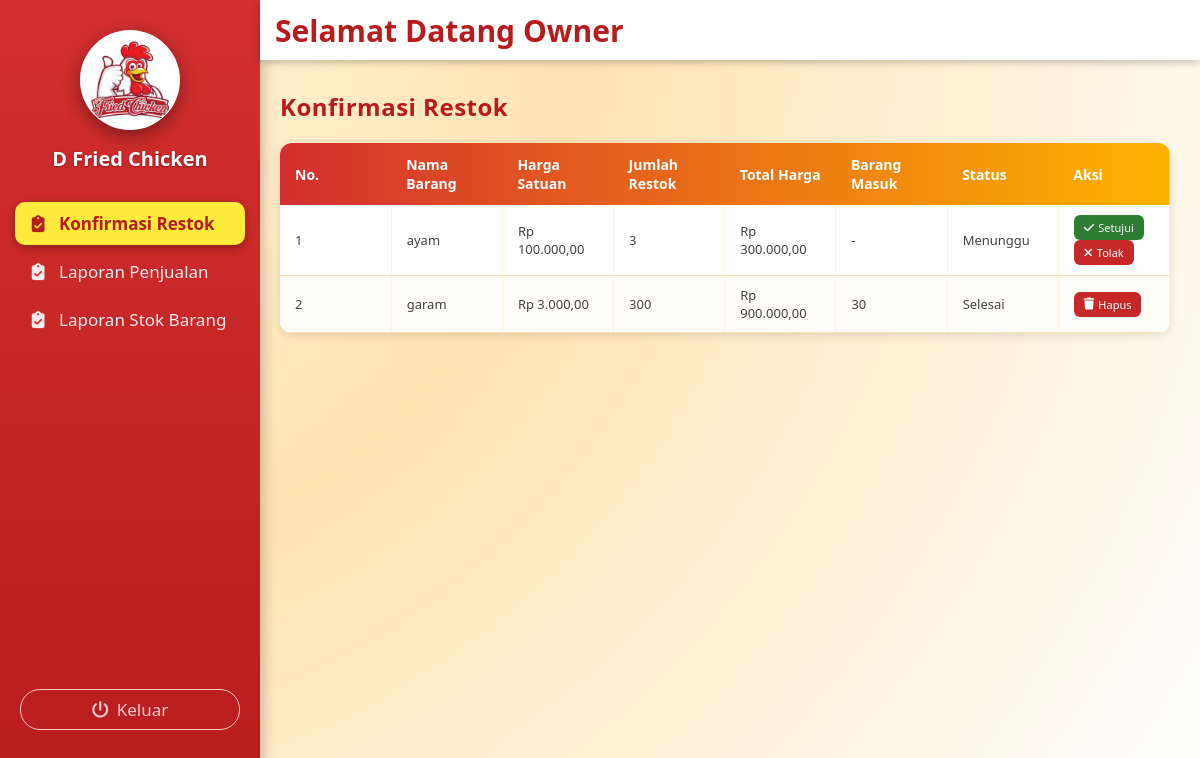
The page /owner/konfirmasi_restok/konfirmasi_restok.php (signed in) on the database as committed earlier.
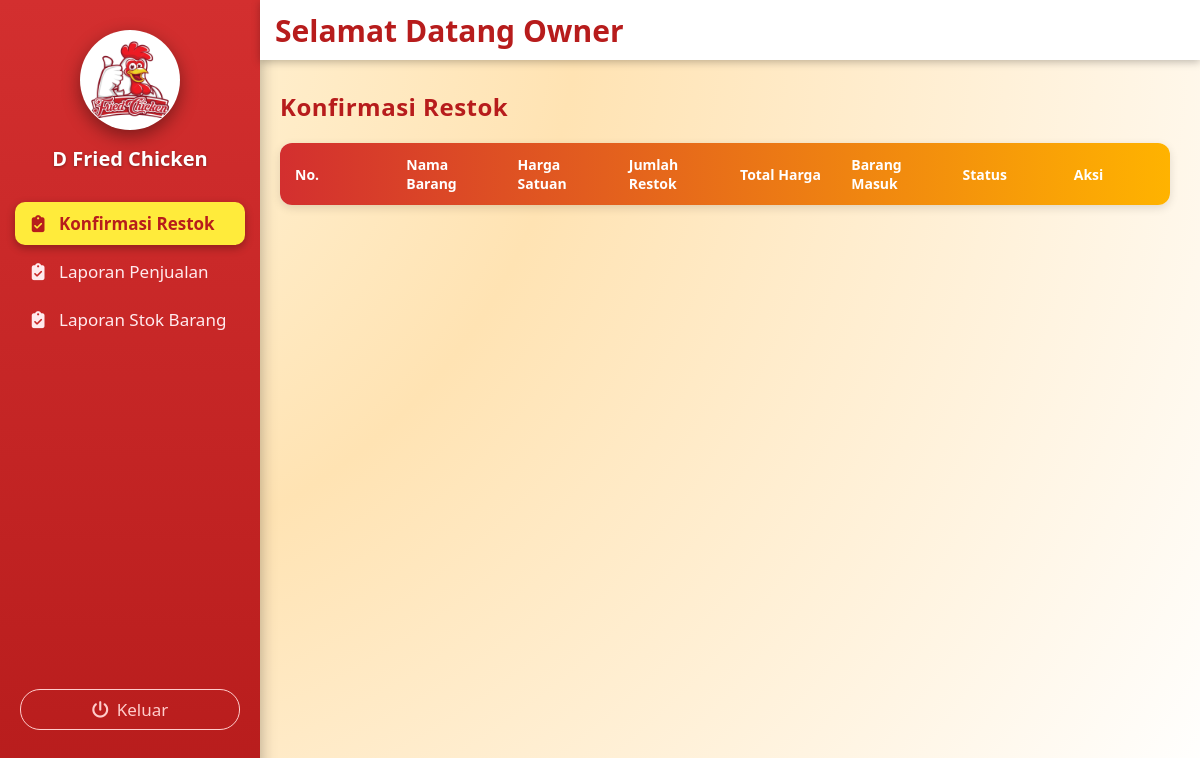
The same page on the database as committed later.
### tables this page shows
CREATE TABLE `restok_barang` (
  `Id_restok_barang` int NOT NULL,
  `Id_stok_gudang` int NOT NULL,
  `Nama_barang` varchar(15) DEFAULT NULL,
  `Harga` decimal(10,2) DEFAULT NULL,
  `Jumlah_restok` int DEFAULT NULL,
  `Total_harga` decimal(10,2) DEFAULT NULL,
  `Status` varchar(50) DEFAULT NULL
);

### owner/konfirmasi_restok/konfirmasi_restok.php (the view, shortened to what this page needs)
<?php
include '../../koneksi/sidebarowner.php';
include '../../koneksi/koneksi.php';
?>
<link rel="stylesheet" href="https://cdn.datatables.net/1.13.6/css/jquery.dataTables.min.css">
<link rel="stylesheet" href="https://cdnjs.cloudflare.com/ajax/libs/font-awesome/6.5.0/css/all.min.css">
<div class="konten-utama">
  <h2>Konfirmasi Restok </h2>
 <table id="tabel-ajukan-gudang" class="tabel-ajukan">
  <thead>
    <tr>
      <th>No.</th>
      <th>Nama Barang</th>
      <th>Harga Satuan</th>
      <th>Jumlah Restok</th>
      <th>Total Harga</th>
      <th>Barang Masuk</th>
      <th>Status</th>
      <th>Aksi</th>
    </tr>
  </thead>
  <tbody>
    <?php
      $no = 1;
      $sql = "
        SELECT
          r.*,
          COALESCE(SUM(bm.Barang_masuk), 0) AS barang_masuk
        FROM restok_barang r
        LEFT JOIN barang_masuk bm ON bm.Id_restok_barang = r.Id_restok_barang
        GROUP BY r.Id_restok_barang
        ORDER BY r.Id_restok_barang DESC
      ";
      $q = mysqli_query($conn, $sql);
      while($row = mysqli_fetch_assoc($q)) {
        $bm = (int)$row['barang_masuk'];
    ?>
    <tr>
      <td data-label="No"><?= $no++; ?></td>
      <td data-label="Nama Barang"><?= htmlspecialchars($row['Nama_barang']); ?></td>
      <td data-label="Harga Satuan">Rp <?= number_format((float)$row['Harga'], 2, ',', '.'); ?></td>
      <td data-label="Jumlah Restok"><?= (int)$row['Jumlah_restok']; ?></td>
      <td data-label="Total Harga">Rp <?= number_format((float)$row['Total_harga'], 2, ',', '.'); ?></td>
      <td data-label="Barang Masuk"><?= ($bm > 0) ? $bm : '-'; ?></td>
      <td data-label="Status"><?= htmlspecialchars($row['Status']); ?></td>
      <td data-label="Aksi">
        <?php if ($row['Status'] === 'Menunggu'): ?>
          <button class="tombol tombol-setuju" onclick="setujui(<?= (int)$row['Id_restok_barang']; ?>)">
            <i class="fa-solid fa-check"></i> Setujui
          </button>
          <button class="tombol tombol-tolak" onclick="tolak(<?= (int)$row['Id_restok_barang']; ?>)">
            <i class="fa-solid fa-xmark"></i> Tolak
          </button>
        <?php elseif ($row['Status'] === 'Selesai'): ?>
          <button class="tombol tombol-hapus" onclick="hapus(<?= (int)$row['Id_restok_barang']; ?>)">
            <i class="fa-solid fa-trash"></i> Hapus
          </button>
        <?php else: ?>
          -
        <?php endif; ?>
      </td>
    </tr>
    <?php } ?>
  </tbody>
</table>
</div>

Rows that differ between the two databases and show on the page:
removed restok_barang: Nama_barang "ayam", Harga "100.000,00", Jumlah_restok "3", Total_harga "300.000,00", Status "Menunggu"
removed restok_barang: Nama_barang "garam", Harga "3.000,00", Jumlah_restok "300", Total_harga "900.000,00", bm "30", Status "Selesai"
